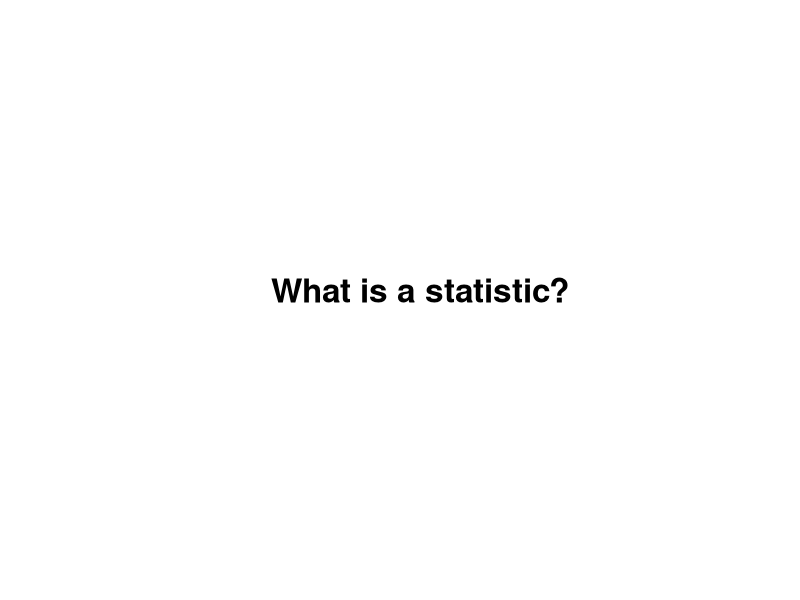
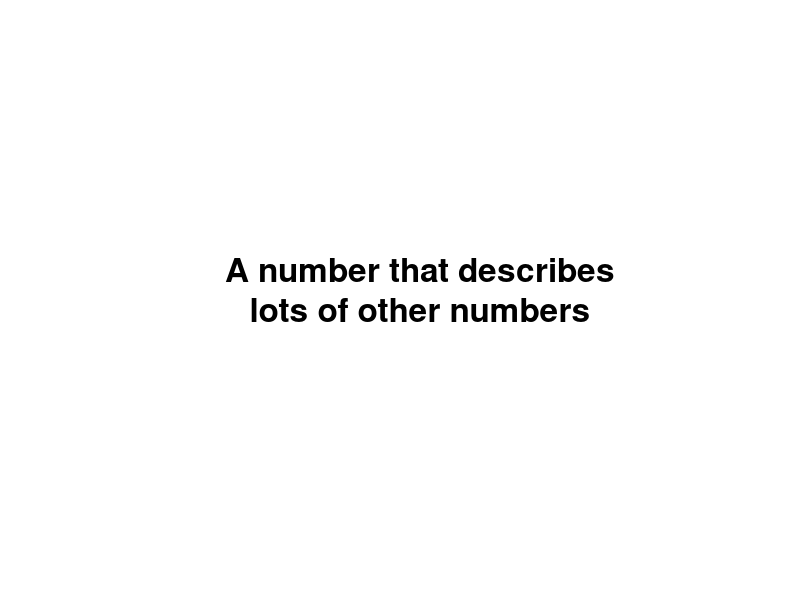
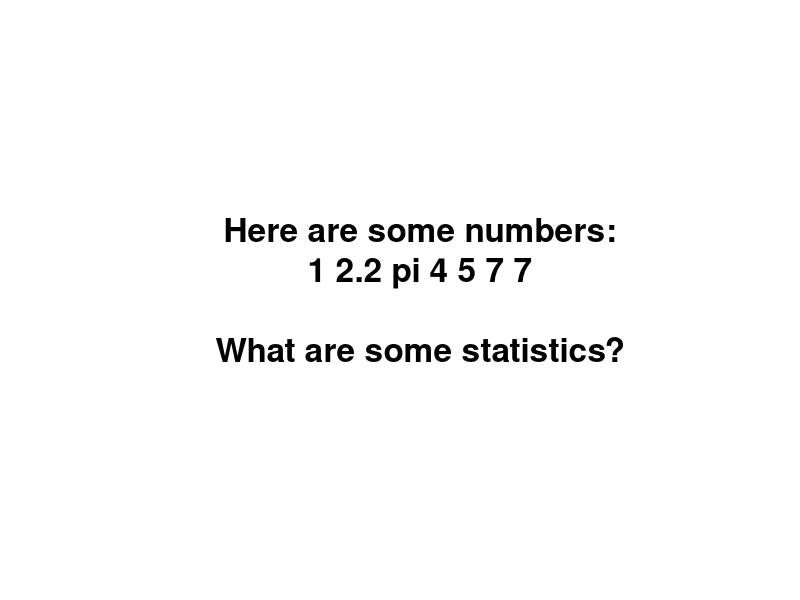
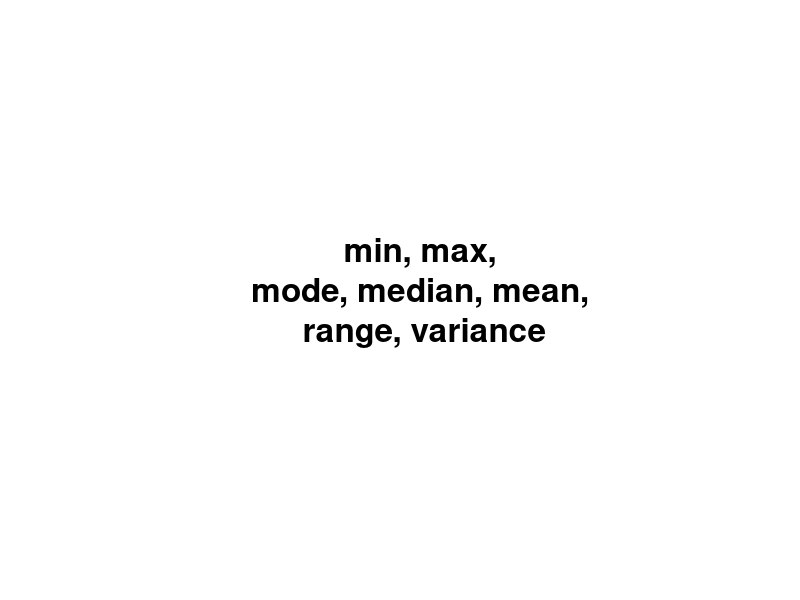
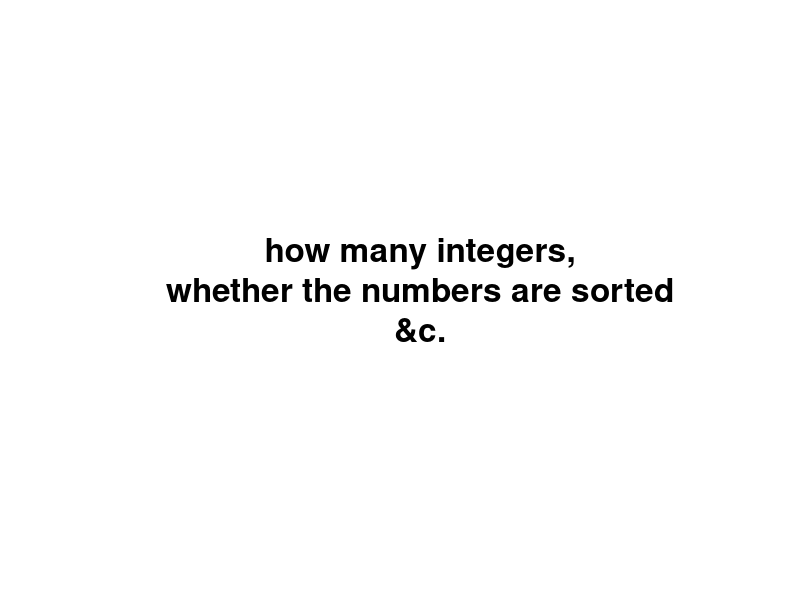
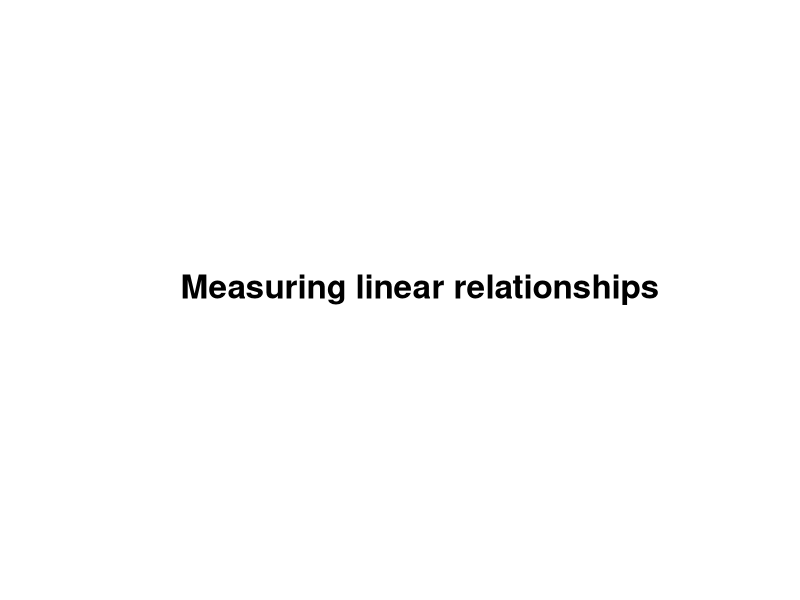
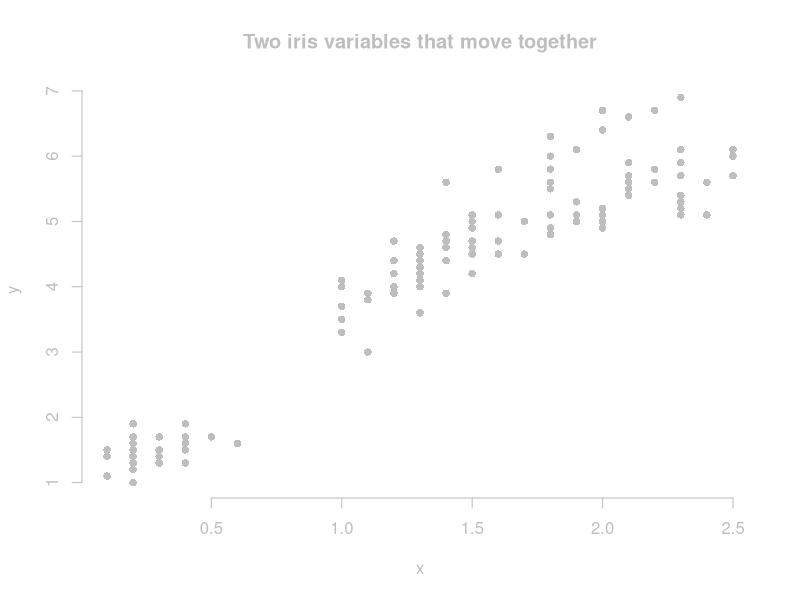
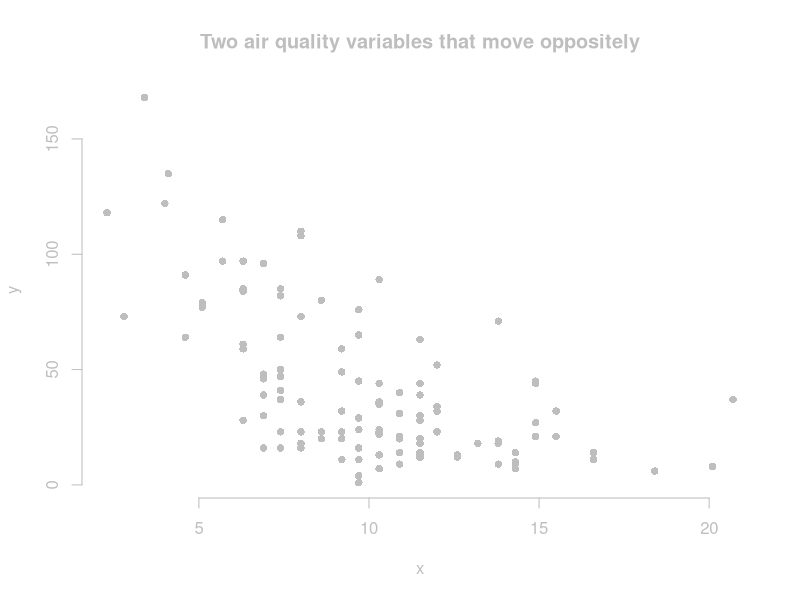

The R source for these figures, in order:
attach(iris)
attach(na.omit(airquality))
attach(cars)

baseplot <- function(main, y, x) {
  plot(y ~ x, type = 'p', bty = 'n',
    main = main, pch = 21, bg = 'grey', col = NULL,
    col.axis = 'grey', col.lab = 'grey', col.main = 'grey', fg = 'grey')
}
irisplot <- function(main) {
  baseplot(main, Petal.Length, Petal.Width)
}

meanplot <- function(main) {
  irisplot(main)
  abline(h = mean(Petal.Length), lty = 2)
  abline(v = mean(Petal.Width), lty = 2)
}

interjection <- function(main) {
  plot.new()
  text(0.5, 0.5, cex = 2, label = main, font = 2)
}

slides <- function() {
# Introduction
interjection('What is a statistic?')
interjection('A number that describes\nlots of other numbers')
interjection('Here are some numbers:\n1 2.2 pi 4 5 7 7\n\nWhat are some statistics?')
interjection('min, max,\nmode, median, mean,\n range, variance')
interjection('how many integers,\nwhether the numbers are sorted\n&c.')
interjection('')
interjection('Measuring linear relationships')

# Three datasets
irisplot('Two iris variables that move together')

rand <- data.frame(x = rnorm(100), y = rnorm(100))
baseplot('Two air quality variables that move oppositely', Ozone, Wind) 

baseplot('Normal random noise', rand$y, rand$x)

# Motivation for covariance
interjection('We want a number\nthat describes\nwhether two variables\nmove together.')

irisplot('It should be high for these variables')

rand <- data.frame(x = rnorm(100), y = rnorm(100))
baseplot('It should be low for these variables', Ozone, Wind) 

baseplot('It should be near zero for these variables', rand$y, rand$x)

# Computing covariance
interjection('Covariance')

irisplot('The iris variables')

meanplot('Find the means')

meanplot('Draw a rectangle')
rect(xleft = mean(Petal.Width),
     ybottom = mean(Petal.Length),
     xright = Petal.Width[c(44,72)],
     ytop = Petal.Length[c(44,72)])

irisplot('Draw all the rectangles')
valence <- (Petal.Length - mean(Petal.Length)) *
           (Petal.Width - mean(Petal.Width)) > 0
rect(xleft = mean(Petal.Width),
     ybottom = mean(Petal.Length),
     xright = Petal.Width,
     ytop = Petal.Length,
     col = rgb(1-valence, 0, valence,.1),
     lwd = 0)

irisplot('Why did I color them blue and red?')
valence <- (Petal.Length - mean(Petal.Length)) *
           (Petal.Width - mean(Petal.Width)) > 0
rect(xleft = mean(Petal.Width),
     ybottom = mean(Petal.Length),
     xright = Petal.Width,
     ytop = Petal.Length,
     col = rgb(1-valence, 0, valence,.1),
     lwd = 0)

irisplot('Why did I color them blue and red?')
valence <- (Petal.Length - mean(Petal.Length)) *
           (Petal.Width - mean(Petal.Width)) > 0
rect(xleft = mean(Petal.Width),
     ybottom = mean(Petal.Length),
     xright = Petal.Width,
     ytop = Petal.Length,
     col = rgb(1-valence, 0, valence,.1),
     lwd = 0)
text(x = max(Petal.Width), y = max(Petal.Length), pos = 2, label = 'Evidence of\nmovement together')
text(x = min(Petal.Width), y = min(Petal.Length), pos = 4, label = 'Evidence of\nmovement together')
text(x = max(Petal.Width), y = min(Petal.Length), pos = 2, label = 'Evidence of\nmovement oppositely')
text(x = min(Petal.Width), y = max(Petal.Length), pos = 4, label = 'Evidence of\nmovement oppositely')

plot(c(-1,1),c(-1,1),main = 'Add the blues together. (This is at a different scale.)',
  type = 'n', axes = F, xlab = '', ylab = '')
rect(xleft = -1, ybottom = -1, xright = 1, ytop = 1, lwd = 0, col = 'blue')

plot(c(-1,1),c(-1,1),main = 'Add the reds together.',
  type = 'n', axes = F, xlab = '', ylab = '')
rect(xleft = -1, ybottom = -1, xright = 1, ytop = 1, lwd = 0, col = 'blue')
rect(xleft = .8, ybottom = -1, xright = 1, ytop = -.8, lwd = 0, col = 'red')

plot(c(-1,1),c(-1,1),main = 'Subtract the reds.',
  type = 'n', axes = F, xlab = '', ylab = '')
rect(xleft = -1, ybottom = -1, xright = 1, ytop = 1, lwd = 0, col = 'blue')
rect(xleft = .8, ybottom = -1, xright = 1, ytop = -.8, lwd = 0, col = 'white')

plot(c(-1,1),c(-1,1),main = 'Divide into as many equal pieces as we have irises (n).',
  type = 'n', axes = F, xlab = '', ylab = '')
rect(xleft = -1, ybottom = -1, xright = 1, ytop = 1, lwd = 0, col = 'blue')
rect(xleft = .8, ybottom = -1, xright = 1, ytop = -.8, lwd = 0, col = 'white')
abline(v = 2 * (-.5 + ((1:nrow(iris))/nrow(iris))))

plot(c(-1,1),c(-1,1),main = 'This blue sliver is the covariance.',
  type = 'n', axes = F, xlab = '', ylab = '')
rect(xleft = -.3, xright = -.3 + (.5/nrow(iris)), ybottom = -1, ytop = 1,
  col = 'blue', lwd = 0)

interjection('Let\'s review the previous slides quickly.')
interjection('')

irisplot('What if we have more red than blue?')
valence <- (Ozone - mean(Ozone)) *
           (Wind - mean(Wind)) > 0
rect(xleft = mean(Wind),
     ybottom = mean(Ozone),
     xright = Wind,
     ytop = Ozone,
     col = rgb(1-valence, 0, valence,.1),
     lwd = 0)

plot(c(-1,1),c(-1,1),main = 'Add the blues together. (This is at a different scale.)',
  type = 'n', axes = F, xlab = '', ylab = '')
rect(xleft = -1, ybottom = .8, xright = -.8, ytop = 1, lwd = 0, col = 'blue')

plot(c(-1,1),c(-1,1),main = 'Add the reds together.',
  type = 'n', axes = F, xlab = '', ylab = '')
rect(xleft = -1, ybottom = -1, xright = 1, ytop = 1, lwd = 0, col = 'red')
rect(xleft = -1, ybottom = .8, xright = -.8, ytop = 1, lwd = 0, col = 'blue')

plot(c(-1,1),c(-1,1),main = 'Subtract the reds.',
  type = 'n', axes = F, xlab = '', ylab = '')
rect(xleft = -1, ybottom = -1, xright = 1, ytop = 1, lwd = 0, col = 'red')
rect(xleft = -1, ybottom = .8, xright = -.8, ytop = 1, lwd = 0, col = 'white')

plot(c(-1,1),c(-1,1),main = 'Divide into as many equal pieces as we have irises (n).',
  type = 'n', axes = F, xlab = '', ylab = '')
rect(xleft = -1, ybottom = -1, xright = 1, ytop = 1, lwd = 0, col = 'red')
rect(xleft = -1, ybottom = .8, xright = -.8, ytop = 1, lwd = 0, col = 'white')
abline(v = 2 * (-.5 + ((1:nrow(iris))/nrow(iris))))

plot(c(-1,1),c(-1,1),main = 'This red sliver is the covariance.',
  type = 'n', axes = F, xlab = '', ylab = '')
rect(xleft = -.3, xright = -.3 + (.5/nrow(iris)), ybottom = -1, ytop = 1,
  col = 'red', lwd = 0)

plot(c(-1,1),c(-1,1),main = 'This red sliver is the covariance.',
  type = 'n', axes = F, xlab = '', ylab = '')
rect(xleft = -.3, xright = -.3 + (.5/nrow(iris)), ybottom = -1, ytop = 1,
  col = 'red', lwd = 0)
text(.3, 0, 'But it\'s negative!')


# Computing variance
interjection('Variance')
interjection('Variance tells us\nhow spread out\nsome numbers are.')
interjection('(Add examples here.)')
interjection('The variance of a variable is\nthe covariance of the variable\nwith itself.')

irisplot('Our two iris variables from before')
interjection('Let\'s look at just one of them.')
baseplot('The points all fall along the same line.', Petal.Length, Petal.Length)
interjection('Let\'s find the variance of Petal.Length')

baseplot('Draw all the rectangles', Petal.Length, Petal.Length)
rect(xleft = mean(Petal.Length),
     ybottom = mean(Petal.Length),
     xright = Petal.Length,
     ytop = Petal.Length,
     col = rgb(0, 0, 1,.1),
     lwd = 0)

baseplot('Why no red rectangles?', Petal.Length, Petal.Length)
rect(xleft = mean(Petal.Length),
     ybottom = mean(Petal.Length),
     xright = Petal.Length,
     ytop = Petal.Length,
     col = rgb(0, 0, 1,.1),
     lwd = 0)

plot(c(-1,1),c(-1,1),main = 'Add the blues together. (This is at a different scale.)',
  type = 'n', axes = F, xlab = '', ylab = '')
rect(xleft = -1, ybottom = -1, xright = 1, ytop = 1, lwd = 0, col = 'blue')

plot(c(-1,1),c(-1,1),main = 'We have no reds to subtract.',
  type = 'n', axes = F, xlab = '', ylab = '')
rect(xleft = -1, ybottom = -1, xright = 1, ytop = 1, lwd = 0, col = 'blue')

plot(c(-1,1),c(-1,1),main = 'Divide into as many equal pieces as we have irises (n).',
  type = 'n', axes = F, xlab = '', ylab = '')
rect(xleft = -1, ybottom = -1, xright = 1, ytop = 1, lwd = 0, col = 'blue')
abline(v = 2 * (-.5 + ((1:nrow(iris))/nrow(iris))))

plot(c(-1,1),c(-1,1),main = 'This blue sliver is the variance.',
  type = 'n', axes = F, xlab = '', ylab = '')
rect(xleft = -.3, xright = -.3 + (.5/nrow(iris)), ybottom = -1, ytop = 1,
  col = 'blue', lwd = 0)

interjection('Let\'s review again.')

interjection('')

# Non-positive relationships
interjection('(Add examples from air quality and random.)')

# Correlation
interjection('A problem with covariance')
interjection('Covariance has units!\n\n(x-unit times y-unit)')
interjection('Which relationship is stronger\n(more linear)?')

par(mfrow = 1:2)
.cov <- round(cov(Sepal.Length,Sepal.Width), 2)
irisplot(paste0('Irises (cov = ', .cov, ' cm^2)'))
.cov <- round(cov(speed,dist), 2)
baseplot(paste0('Cars (cov =', .cov, ' mph*ft)'), speed, dist)
par(mfrow = c(1,1))

interjection('Oh noes!')
interjection('Let\'s divide\ncovariance by the variances\nto standardize it.')

a <- sd(Sepal.Length)
b <- sd(Sepal.Width)
ab <- max(a,b)

corbase <- function() {
  plot(c(-ab,ab),c(-ab,ab),main = '', type = 'n', axes = F, xlab = '', ylab = '')
  rect(xright = 0, ybottom = 0, xleft = -a, ytop = a, col = 'grey', lwd = 0)
  text(-a/2,a/2,'var(Sepal.Width)')
  rect(xleft = 0, ytop = 0, xright = b, ybottom = -b, col = 'grey', lwd = 0)
  text(b/2,-b/2,'var(Sepal.Length)')
}

corbase()
rect(xleft = 0, ybottom = 0, xright = b, ytop = a, col = 'black', lwd = 0)
text(b/2,a/2,'sd(Sepal.Width)*\nsd(Sepal.Length)', col = 'white')

corbase()
rect(xleft = 0, ybottom = 0, xright = b, ytop = a, col = 'black', lwd = 0)
text(b/2,a/2,'sd(Sepal.Width)*\nsd(Sepal.Length)', col = 'white')
text(-a/2,-b/2,'cov(Sepal.Width,Sepal.Length)\ncannot be bigger than\nblack rectangle.')

interjection('Why?')

baseplot('Covariance has red rectangles.', Petal.Length, Petal.Length)
rect(xleft = mean(Petal.Length),
     ybottom = mean(Petal.Length),
     xright = Petal.Length,
     ytop = Petal.Length,
     col = rgb(0, 0, 1,.1),
     lwd = 0)

baseplot('Variance doesn\'t have red rectangles.', Petal.Length, Petal.Length)
rect(xleft = mean(Petal.Length),
     ybottom = mean(Petal.Length),
     xright = Petal.Length,
     ytop = Petal.Length,
     col = rgb(0, 0, 1,.1),
     lwd = 0)

corbase()
rect(xleft = 0, ybottom = 0, xright = b, ytop = a, col = 'black', lwd = 0)
text(b/2,a/2,'sd(Sepal.Width)*\nsd(Sepal.Length)', col = 'white')
text(-a/2,-b/2,'cov(Sepal.Width,Sepal.Length)\ncannot be bigger than\nblack rectangle.')
text('(Add covariance on top in blue)')

interjection('What if covariance is negative?')

corbase()
rect(xleft = 0, ybottom = 0, xright = b, ytop = a, col = 'black', lwd = 0)
text(b/2,a/2,'sd(Sepal.Width)*\nsd(Sepal.Length)', col = 'white')
text(-a/2,-b/2,'cov(Sepal.Width,Sepal.Length)\ncannot be bigger than\nblack rectangle.')
text('(Add covariance on top in red)')

interjection('Correlation, review')

interjection('')
interjection('If we transform the covariance a bit,\nwe can make predictions.')
interjection('y = b0  + b1 * x')
interjection('Let\'s  find b1.')

corbase()
rect(xleft = 0, ybottom = 0, xright = b, ytop = a, col = 'black', lwd = 0)
text(b/2,a/2,'sd(Sepal.Width)*\nsd(Sepal.Length)', col = 'white')
text(-a/2,-b/2,'cov(Sepal.Width,Sepal.Length)\ncannot be bigger than\nblack rectangle.')
text('(Add the thing on top)')


}


#pdf('doodles.pdf', width = 11, height = 8.5)
slides()
#dev.off()
